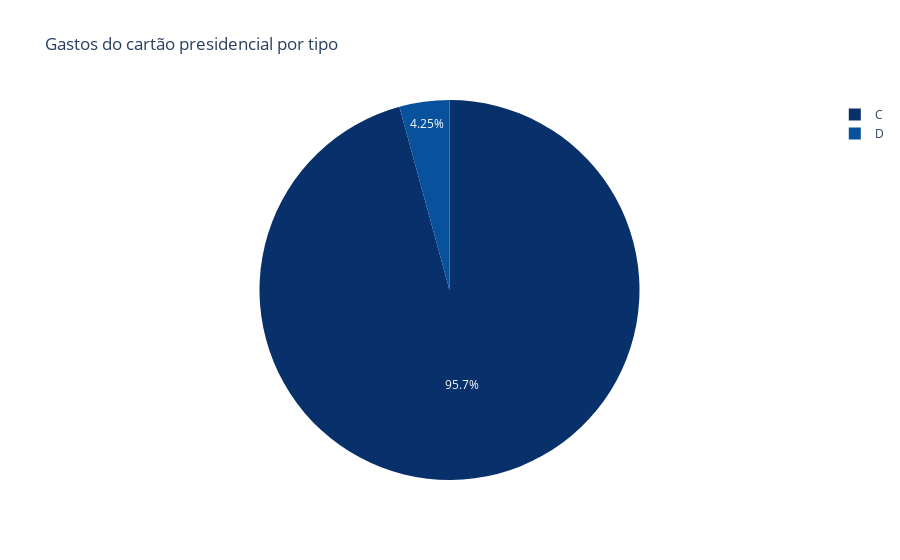

Here is the notebook cell this chart was saved with:
### Code cell
fig_temer = px.pie(gastos_temer_setores, values='VALOR_NUM', names='TIPO', title='Gastos do cartão presidencial por tipo',
color_discrete_sequence=px.colors.sequential.Blues_r)
fig_temer.show()

### Figure 1 — Plotly figure (JSON) as saved in the notebook; plotly's stock layout.template omitted (floating-point values rounded to 4 significant figures)
{"data": [{"domain": {"x": [0, 1], "y": [0, 1]}, "hovertemplate": "TIPO=%{label}<br>VALOR_NUM=%{value}<extra></extra>", "labels": ["C", "C", "C", "C", "C", "C", "C", "C", "C", "C", "C", "C", "C", "C", "C", "C", "C", "C", "C", "C", "C", "C", "C", "C", "C", "C", "C", "C", "C", "C", "C", "C", "C", "C", "C", "C", "C", "C", "C", "C", "C", "C", "C", "C", "C", "C", "C", "D", "D", "D", "D", "D", "D", "D", "D", "D", "D", "D", "D", "D", "D", "D"], "legendgroup": "", "name": "", "showlegend": true, "type": "pie", "values": [1214.0, 332, 61620.0, 11140.0, 1444, 390, 5879, 1240000.0, 300, 2326000.0, 3230000.0, 22310.0, 38, 184, 70, 954.5, 820.2, 3974.0, 13400.0, 674.5, 45, 41420.0, 1379.0, 63180.0, 1220, 2219.0, 680, 1172.0, 2226.0, 901.8, 7069.0, 2400.0, 862.7, 85, 107.6, 40, 2147.0, 1405000.0, 13750, 356.1, 3490.0, 785, 12380.0, 350, 1707.0, 6931.0, 530, 100, 4000, 16170, 55930.0, 10, 44669, 3840, 254.8, 3982, 1357, 195900.0, 41250, 554, 8743.0, 320]}], "layout": {"legend": {"tracegroupgap": 0}, "piecolorway": ["rgb(8,48,107)", "rgb(8,81,156)", "rgb(33,113,181)", "rgb(66,146,198)", "rgb(107,174,214)", "rgb(158,202,225)", "rgb(198,219,239)", "rgb(222,235,247)", "rgb(247,251,255)"], "title": {"text": "Gastos do cartão presidencial por tipo"}}}
